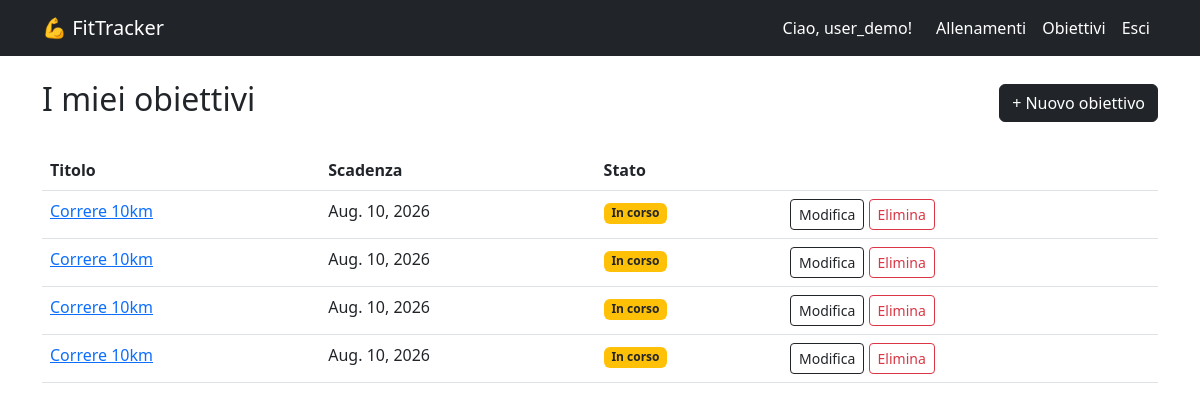
The app's page /goals/ (signed in), older data.
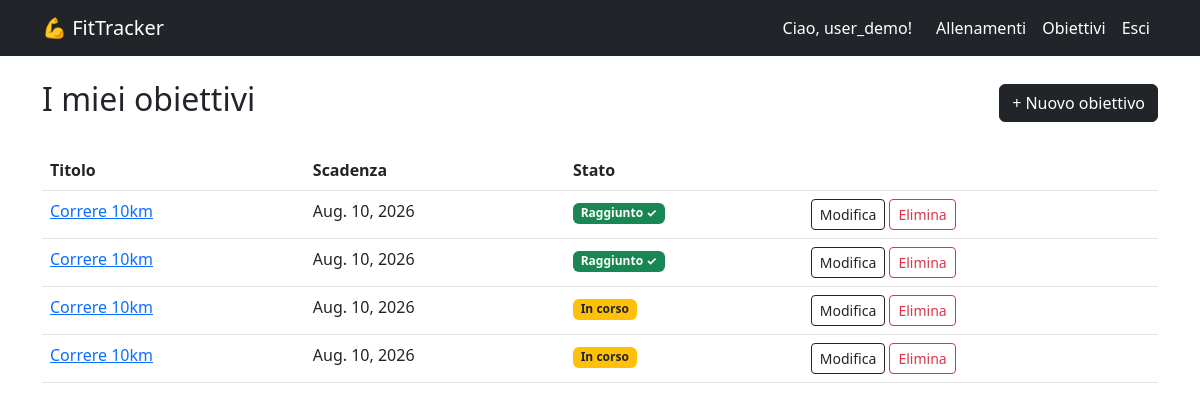
The same page, newer data.
### workout/models.py (models this page shows, shortened)
class Goal(models.Model):
    user = models.ForeignKey(settings.AUTH_USER_MODEL, on_delete=models.CASCADE, related_name='goals')
    title = models.CharField(max_length = 200)
    description = models.TextField(blank = True)
    target_date = models.DateField(null = True, blank = True)
    achieved = models.BooleanField(default = False)

### workout/views.py (the view)
# urls.py: path('goals/', views.goal_list, name = 'goal_list'),
@login_required
def goal_list(request):
    goals = Goal.objects.filter(user = request.user)
    return render(request, 'workout/goal_list.html', {'goals': goals})

### workout/templates/workout/goal_list.html
{% extends 'workout/base.html' %}
{% block content %}
<div class = "d-flex justify-content-between align-items-center mb-4">
    <h2>I miei obiettivi</h2>
    <a href = "{% url 'goal_create' %}" class = "btn btn-dark">+ Nuovo obiettivo</a>
</div>
{% if goals %}
    <table class = "table table-hover">
        <thead>
            <tr>
                <th>Titolo</th>
                <th>Scadenza</th>
                <th>Stato</th>
                <th></th>
            </tr>
        </thead>
        <tbody>
            {% for goal in goals %}
                <tr>
                    <td><a href = "{% url 'goal_detail' goal.pk %}">{{ goal.title }}</a></td>
                    <td>{{ goal.target_date|default:"—" }}</td>
                    <td>
                        {% if goal.achieved %}
                            <span class = "badge bg-success">Raggiunto ✓</span>
                        {% else %}
                            <span class = "badge bg-warning text-dark">In corso</span>
                        {% endif %}
                    </td>
                    <td>
                        <a href = "{% url 'goal_edit' goal.pk %}" class = "btn btn-sm btn-outline-dark">Modifica</a>
                        <a href = "{% url 'goal_delete' goal.pk %}" class = "btn btn-sm btn-outline-danger">Elimina</a>
                    </td>
                </tr>
            {% endfor %}
        </tbody>
    </table>
{% else %}
    <p class = "text-muted">Non hai ancora nessun obiettivo registrato.</p>
{% endif %}
{% endblock %}

Row changes from the older to the newer data that the page shows:
changed Goal (number 1 of 4 on the later page): achieved "In corso" → "Raggiunto ✓"
changed Goal (number 2 of 4 on the later page): achieved "In corso" → "Raggiunto ✓"
